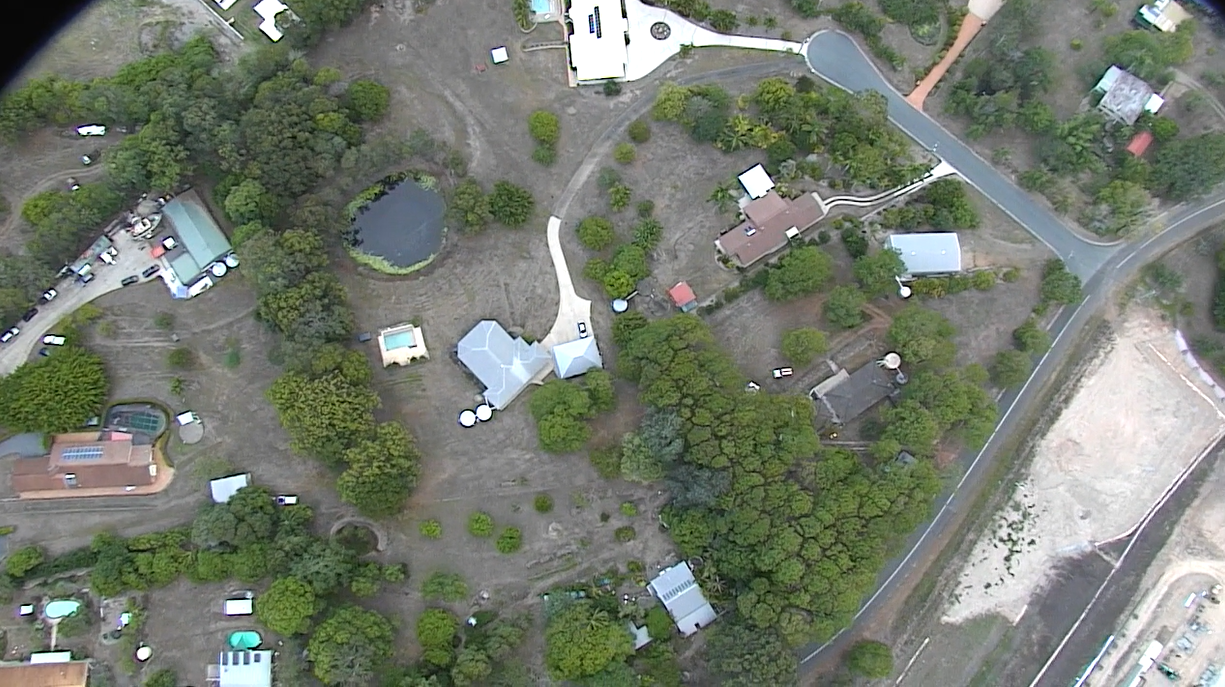
#> input picture images/image1.png, 1225 x 687 px
$ python -i final-demo.py   (imports and definitions only)
#> lines starting #> are read from the running program, lines starting #| are printed output that depends on the picture; after the words box and inside, x2 and y2 are one past the last pixel; in counts of white or black regions, pixels touching at a corner belong together
#> further down, picture is the input picture: shape (687, 1225, 3); mean B, G, R 111.6, 124, 116.9
# USAGE
# python test2.py --video race.mp4

# import the necessary packages

import numpy as np
import argparse
import cv2
import imutils
import time

# construct the argument parser and parse the arguments
ap = argparse.ArgumentParser()
# [6 lines not run here, left out]

framecount = 0
mode = '0'

# [9 lines that did not run here, left out]

# initialize OpenCV's special multi-object tracker
# [1 line that did not run here, left out]

# [1 line not run here, left out]

def nothing(x):
    pass

# [8 lines not run here, left out]

def processYolo(frame):
	return frame

def processHouse(frame):
	hsv = cv2.cvtColor(frame, cv2.COLOR_HSV2BGR)  # COLOR_BGR2HSV
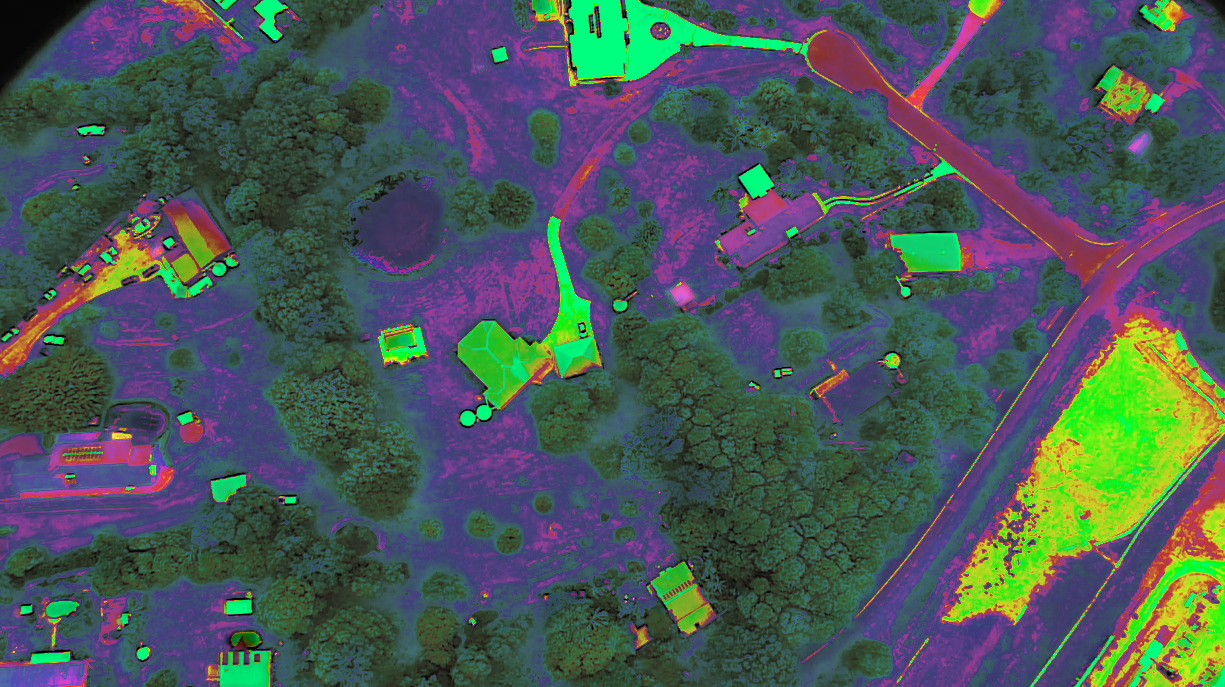
#> hsv: shape (687, 1225, 3); mean B, G, R 88.1, 88.4, 73.3

	objectsMask = cv2.inRange(hsv, (0, 200, 0), (255, 255, 0))
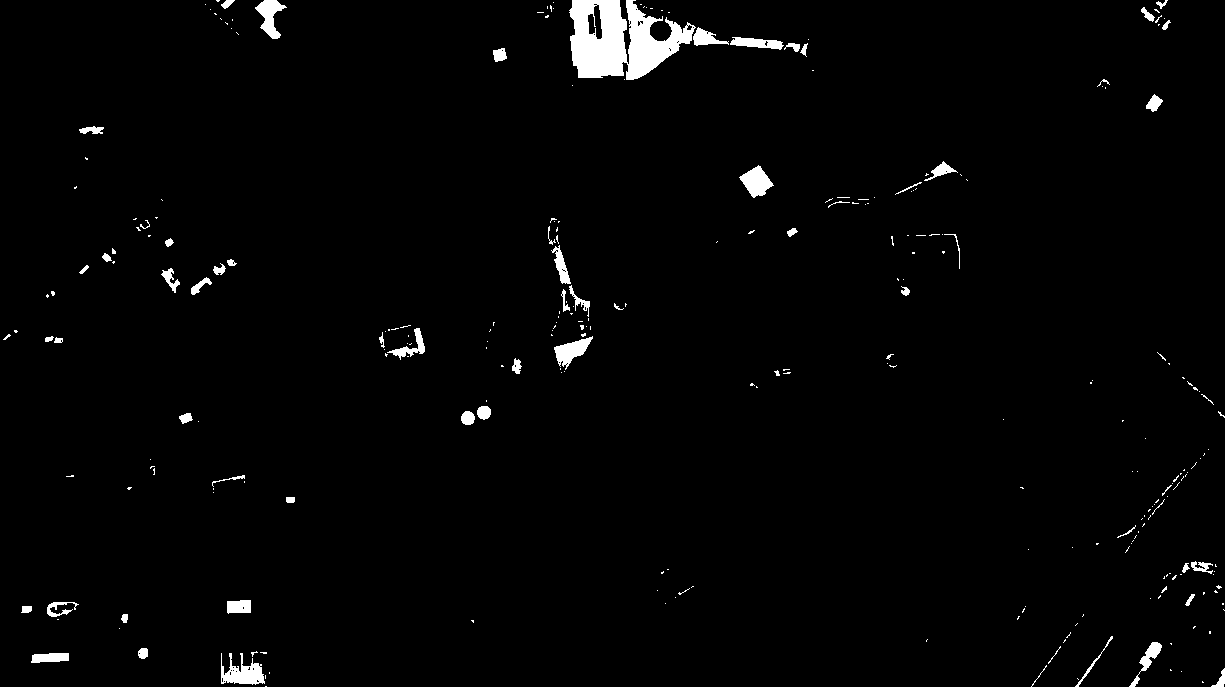
#> objectsMask: shape (687, 1225); 1.9% white; 279 white regions (214 under 20 px), largest, box (x1, y1, x2, y2) and area: (569, 0, 696, 80) 6169, (221, 653, 265, 685) 767, (739, 165, 774, 198) 627
	edged = cv2.Canny(objectsMask, 30, 150)
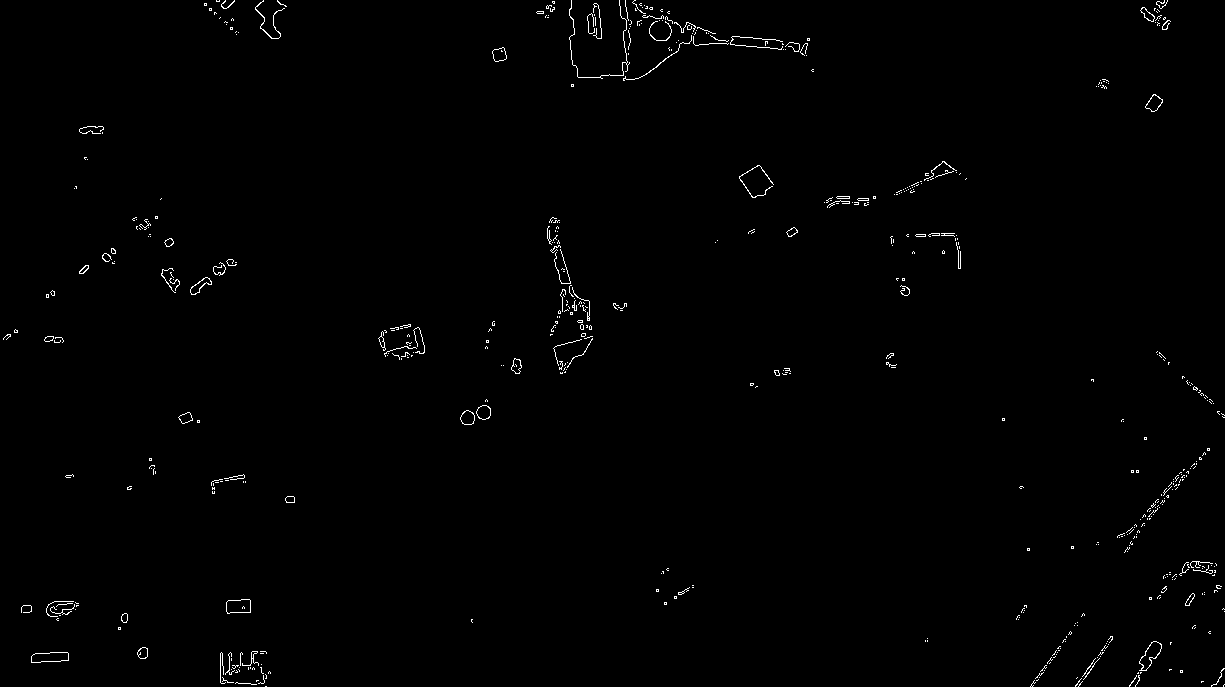
#> edged: shape (687, 1225); 0.7% white in thin lines or dots
	contours = cv2.findContours(edged.copy(), cv2.RETR_TREE, cv2.CHAIN_APPROX_SIMPLE)
#> contours = 655 contours, 607 with area under 20; largest, box (x1, y1, x2, y2) and area: (31, 652, 69, 663) 310, (1139, 641, 1162, 671) 310, (31, 652, 69, 663) 310, (226, 599, 251, 614) 297, (226, 599, 251, 614) 296
	contours = contours[0] if imutils.is_cv3() else contours[1]
#> contours = 655 rows, first 6: [1, -1, -1, -1], [2, 0, -1, -1], [3, 1, -1, -1], [4, 2, -1, -1], [5, 3, -1, -1], [6, 4, -1, -1]

	copy = frame.copy()
	for (i, c) in enumerate(contours):
		rect = cv2.boundingRect(c)

		# exit loop if abnormal size is detected
		if rect[2] > 100 or rect[3] > 100 or rect[2] < 6 or rect[
			3] < 6:  # means that the cars/houses will detected, assuming approximate max size
			continue

		# check for cars
		if rect[3] < 15 and rect[2] < 15:
			x, y, w, h = rect
			cv2.circle(copy, (x, y), int((w + h) / 2), (232, 140, 83), 2)

		# check for houses
		if rect[3] > 60:
			x, y, w, h = rect
			pasteHouse = cv2.resize(house, (int(w / 2), int(w / 2)))
			copy[y:y + int(w / 2), x:x + int(w / 2)] = pasteHouse
#> this loop made 1 pass

	return copy

def processInfrared(frame):
	return cv2.cvtColor(frame, cv2.COLOR_HSV2BGR)

# [39 lines left out: functions processROI, processEdges, processHarris, not called in this run]

# loop over frames from the video file stream
# [57 lines not run here, left out]

>>> import cv2
>>> picture = cv2.imread('images/image1.png')
#> (the run stopped early here; a loop or call above may not have finished)

$ run again, on images/image2.png
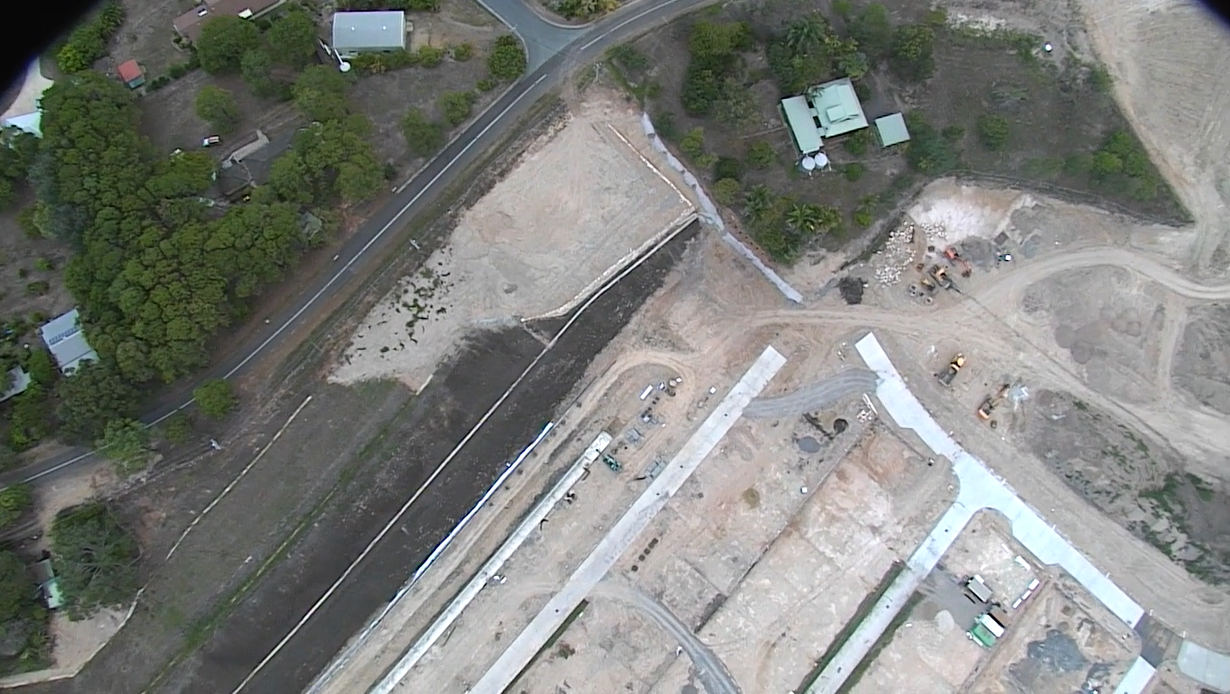
#> input picture images/image2.png, 1230 x 694 px
#> picture is the input picture: shape (694, 1230, 3); mean B, G, R 123.1, 127, 124.6
#> in processHouse, `objectsMask = cv2.inRange(hsv, (0, 200, 0), (255, 255, 0))`:
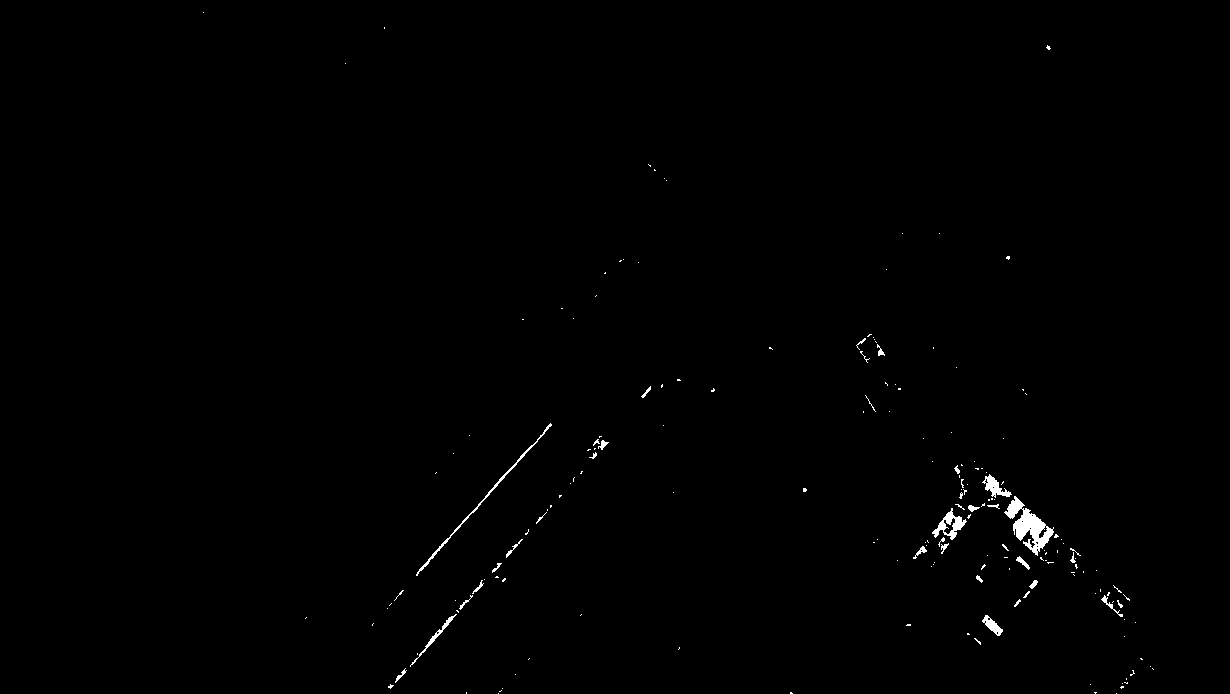
#> objectsMask: shape (694, 1230); 0.49% white; 183 white regions (150 under 20 px), largest, box (x1, y1, x2, y2) and area: (1004, 496, 1054, 556) 1130, (416, 423, 552, 576) 430, (932, 508, 967, 540) 403
#> in processHouse, `edged = cv2.Canny(objectsMask, 30, 150)`:
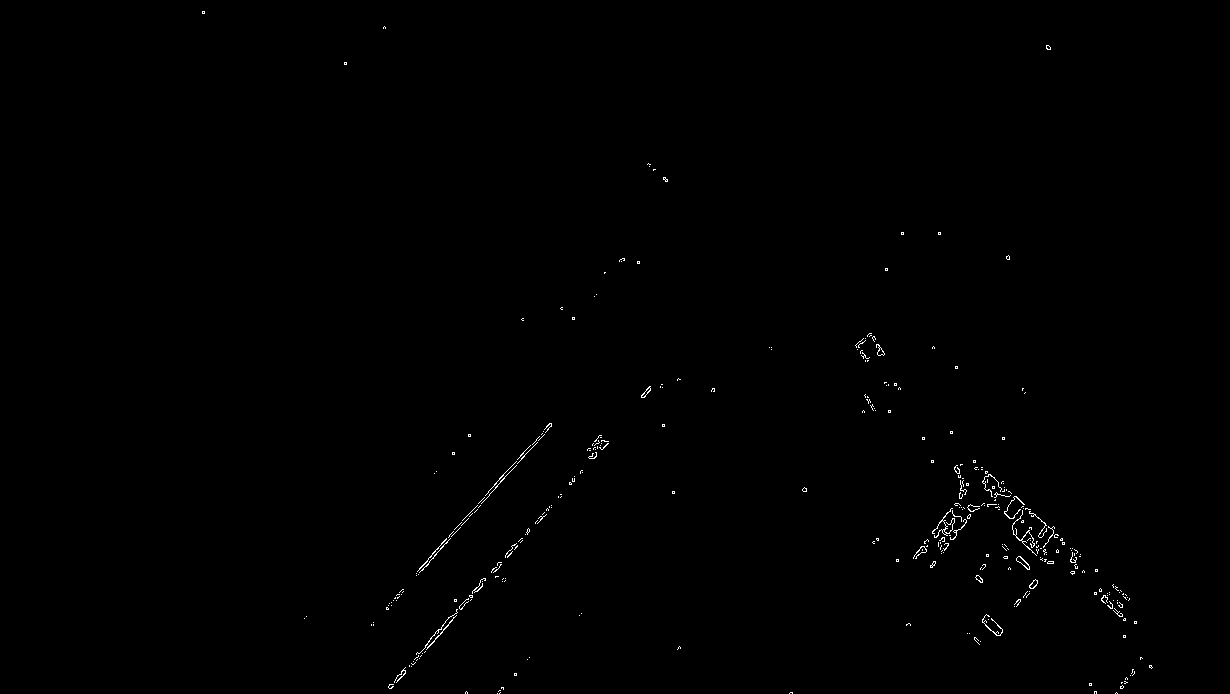
#> edged: shape (694, 1230); 0.35% white in thin lines or dots, all inside (x1, y1, x2, y2) = (202, 11, 1153, 694)
#> in processHouse, `contours = cv2.findContours(edged.copy(), cv2.RETR_TREE, cv2.CHAIN_APP..`: contours = 412 contours, 399 with area under 20; largest, box (x1, y1, x2, y2) and area: (1016, 556, 1030, 570) 70, (1016, 556, 1030, 570) 57, (1029, 579, 1038, 589) 44, (641, 386, 651, 398) 38, (876, 344, 885, 356) 38
#> in processHouse, `contours = contours[0] if imutils.is_cv3() else contours[1]`: contours = 412 rows, first 6: [1, -1, -1, -1], [2, 0, -1, -1], [3, 1, -1, -1], [4, 2, -1, -1], [5, 3, -1, -1], [6, 4, -1, -1]
#> the loop in processHouse, `for (i, c) in enumerate(contours):` made 1 pass

$ run again, on images/image3.png
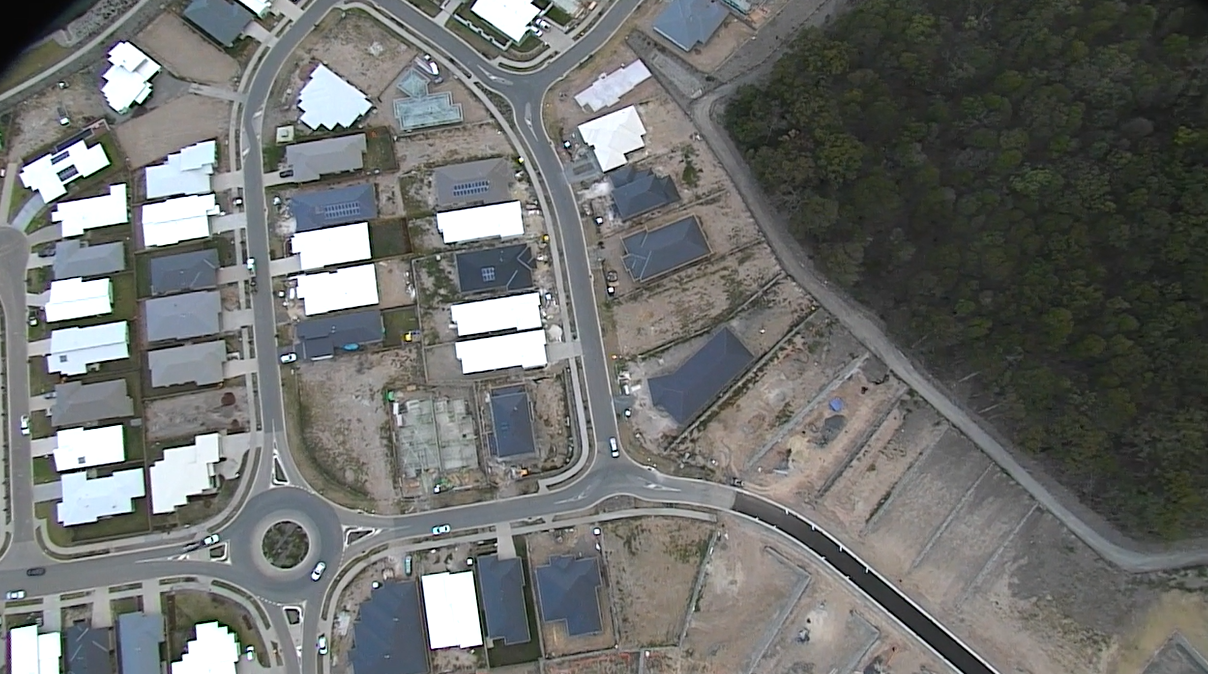
#> input picture images/image3.png, 1208 x 674 px
#> picture is the input picture: shape (674, 1208, 3); mean B, G, R 108.8, 110.8, 109
#> in processHouse, `objectsMask = cv2.inRange(hsv, (0, 200, 0), (255, 255, 0))`:
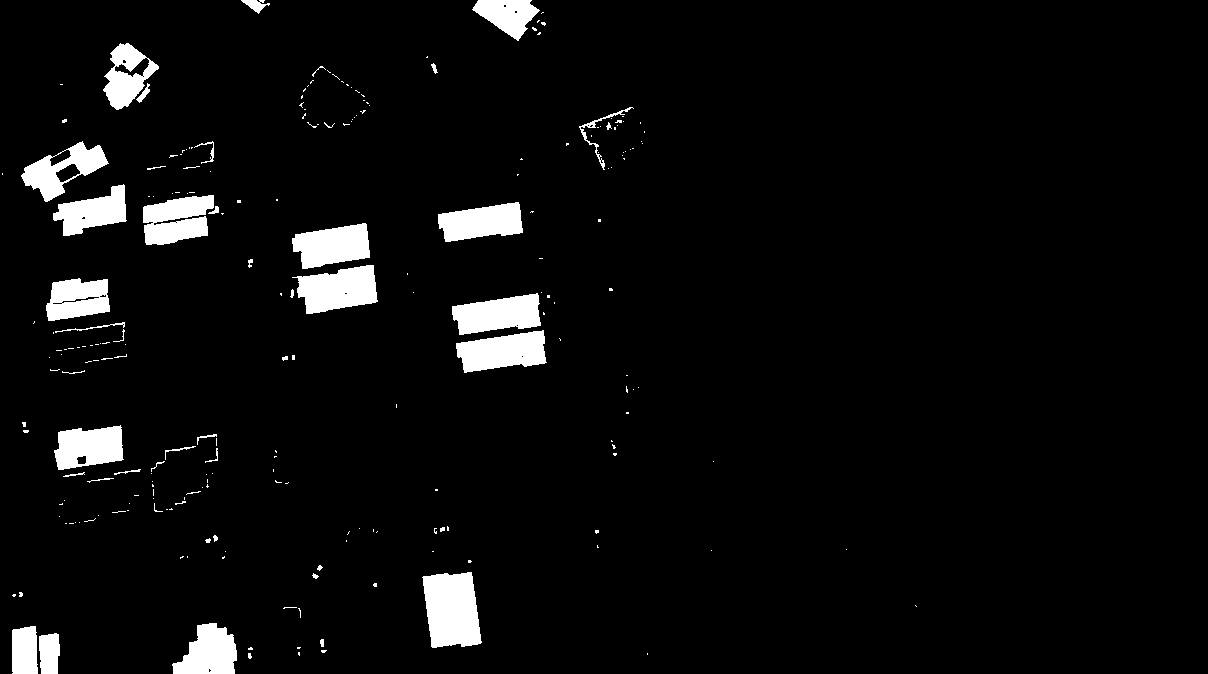
#> objectsMask: shape (674, 1208); 4.7% white; 230 white regions (186 under 20 px), largest, box (x1, y1, x2, y2) and area: (422, 572, 482, 648) 3620, (292, 265, 378, 314) 2835, (456, 330, 547, 373) 2687
#> in processHouse, `edged = cv2.Canny(objectsMask, 30, 150)`:
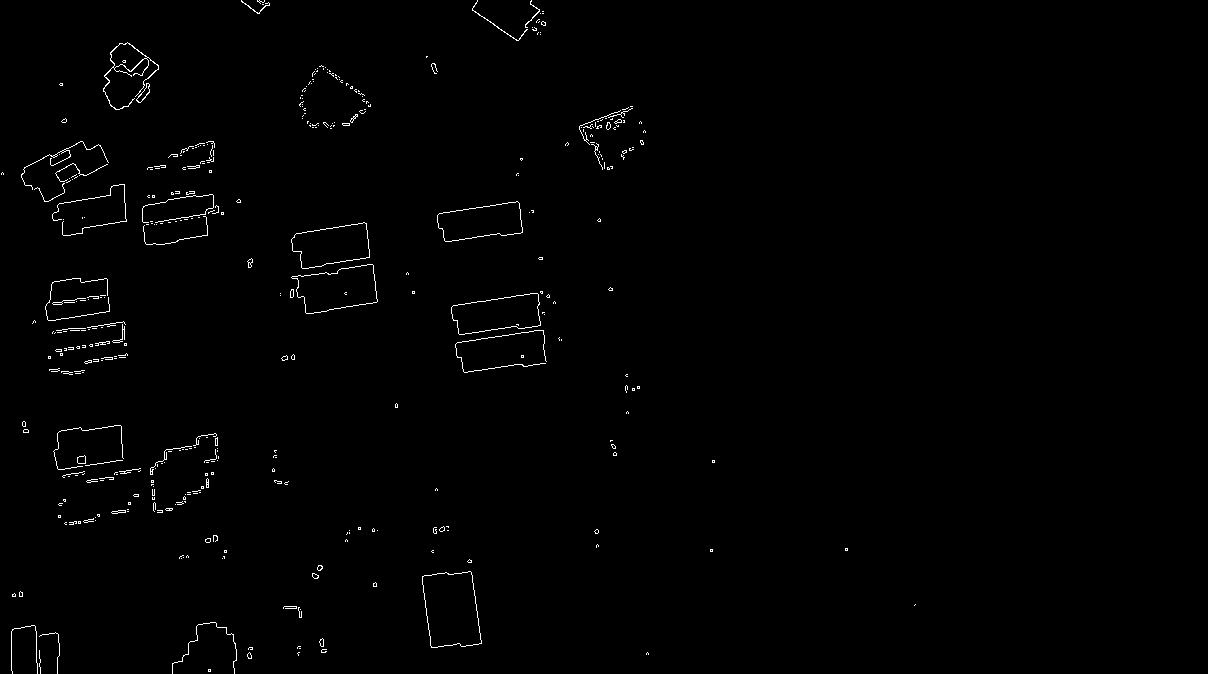
#> edged: shape (674, 1208); 0.79% white in thin lines or dots, all inside (x1, y1, x2, y2) = (1, 0, 916, 674)
#> in processHouse, `contours = cv2.findContours(edged.copy(), cv2.RETR_TREE, cv2.CHAIN_APP..`: contours = 508 contours, 480 with area under 20; largest, box (x1, y1, x2, y2) and area: (422, 571, 482, 648) 3621, (422, 571, 482, 648) 3618, (291, 264, 378, 314) 2839, (291, 264, 378, 314) 2836, (451, 293, 541, 335) 2586
#> in processHouse, `contours = contours[0] if imutils.is_cv3() else contours[1]`: contours = 508 rows, first 6: [2, -1, 1, -1], [-1, -1, -1, 0], [3, 0, -1, -1], [4, 2, -1, -1], [6, 3, 5, -1], [-1, -1, -1, 4]
#> the loop in processHouse, `for (i, c) in enumerate(contours):` made 1 pass
